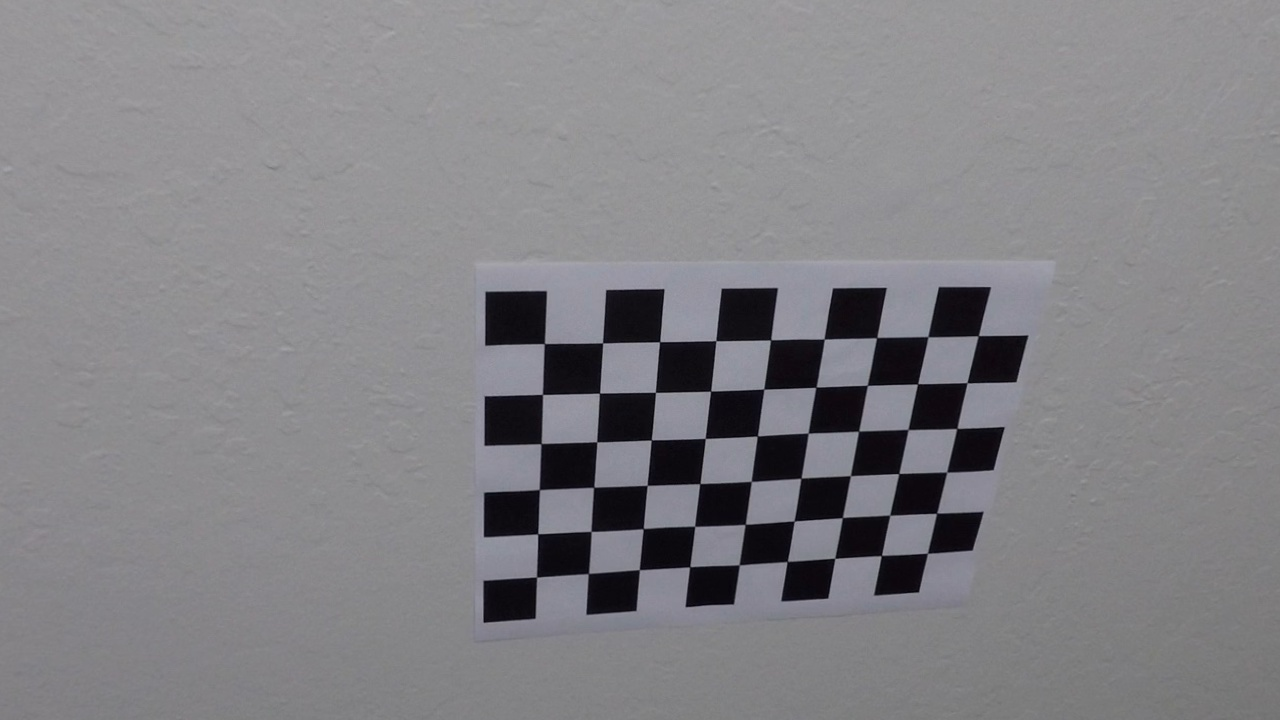
#> input picture output_images/camera_cal/calibration10.jpg, 1280 x 720 px, given in place of test5.jpg, which was not available
$ jupyter execute --allow-errors Image_Analysis.ipynb   (shell and % lines are left out)   (older library calls are emulated)
#> lines starting #> are read from the running program, lines starting #| are printed output that depends on the picture; pictures that were not available may be replaced by others from this repository, and a replacement may not be noted
### src/advanced_lane_finding.py
import glob
import os
import pickle

import cv2
import numpy as np

# we store camera calibration parameters in the following file
CAMERA_CALIBRATION_COEFFICIENTS_FILE = '../camera_cal/calibrated_data.p'


class CameraCalibrator:
    def __init__(self, calibration_images, no_corners_x_dir, no_corners_y_dir,
                 use_existing_camera_coefficients=True):
        """

        This class encapsulates camera calibration process. When creating an instance of
        CameraCalibrator class, if use_existing_camera_coefficients is False,  __calibrate()
        method is called and save camera calibration coefficients.

        :param calibration_images:
            The list of image used for camera calibration

        :param no_corners_x_dir:
            The number of horizontal corners in calibration images

        :param no_corners_y_dir:
            The number of vertical corners in calibration images

        """
        self.calibration_images = calibration_images
        self.no_corners_x_dir = no_corners_x_dir
        self.no_corners_y_dir = no_corners_y_dir
        self.object_points = []
        self.image_points = []

        if not use_existing_camera_coefficients:
            self._calibrate()

    # [26 lines left out: function _calibrate, not called in this run]

    def undistort(self, image):
        """

        :param image:
        :return:
        """

        if not os.path.exists(CAMERA_CALIBRATION_COEFFICIENTS_FILE):
            raise Exception('Camera calibration data file does not exist at ' +
                            CAMERA_CALIBRATION_COEFFICIENTS_FILE)

        with open(CAMERA_CALIBRATION_COEFFICIENTS_FILE, 'rb') as f:
            calibrated_data = pickle.load(file=f)

        # image = cv2.imread(image)
        return cv2.undistort(image, calibrated_data['mtx'], calibrated_data['dist'],
                             None, calibrated_data['mtx'])


class PerspectiveTransformer:
    def __init__(self, src_points, dest_points):
        """

        :param src_points:
        :param dest_points:
        """
        self.src_points = src_points
        self.dest_points = dest_points

        self.M = cv2.getPerspectiveTransform(self.src_points, self.dest_points)
        self.M_inverse = cv2.getPerspectiveTransform(self.dest_points, self.src_points)

    def transform(self, image):
        """

        :param image:
        :return:
        """
        size = (image.shape[1], image.shape[0])
        return cv2.warpPerspective(image, self.M, size, flags=cv2.INTER_LINEAR)

    # [97 lines left out: functions inverse_transform, binary_noise_reduction, binarize, not called in this run]


# Define a class to receive the characteristics of each line detection
class Line():
    # [321 lines left out: functions __init__, _build_perspective_transformer, _build_camera_calibrator, naive_lane_extractor, smart_lane_extractor, calculate_road_info and 3 more, not called in this run]


# [9 lines that do not run on import are left out]

### src/Image_Analysis.ipynb
[cell 1]
import matplotlib.pyplot as plt
import matplotlib.image as mpimg
import matplotlib.gridspec as gridspec
import numpy as np
import cv2
import glob
import os

import advanced_lane_finding

[cell 2]
# Camera calibration
calibration_images = glob.glob('../camera_cal/calibration*.jpg')
calibrator = advanced_lane_finding.CameraCalibrator(calibration_images,
                                                   9, 6,
                                                   use_existing_camera_coefficients = True)

# Take example distorted image and undistort it using saved camera coefficients
distorted_image = '../camera_cal/calibration1.jpg'
#> (the rest of this cell did not finish here and is left out)

[cell 3]
# Distortion correction looks OK,
# now I’m going to save all undistorted images to
# ./output_images/undistorted folder

UNDISTORTED_DEST_LOCATION = '../output_images/camera_cal/'

calibration_images = glob.glob('../camera_cal/calibration*.jpg')

#> (the rest of this cell did not finish here and is left out)

[cell 4]
# Next, we are going to apply distortion correction to testing images

sample_image = '../test_images/straight_lines1.jpg'
#> (the rest of this cell did not finish here and is left out)


plt.figure(figsize=(10, 5))

plt.subplot(1, 2, 1)
plt.imshow(plt.imread(sample_image))
plt.title('Distorted Image')
plt.axis('off')

plt.subplot(1, 2, 2)
plt.imshow(cv2.cvtColor(straight, cv2.COLOR_BGR2RGB))
plt.title('Undistorted Image')
plt.axis('off')

plt.show()

[cell 5]
# Next we are going to save distrotion corrected images to
# ./output_images/test_images_ undistorted folder

UNDIST_IMAGES_LOCATION = '../output_images/undistorted_test_images/'
TEST_IMAGES_LOCATION = '../test_images/'
images_loc = os.listdir(TEST_IMAGES_LOCATION)

#> (the rest of this cell did not finish here and is left out)

[cell 6]
# Now we are ready to do color thresholding and masking
# in order to find out binary images with lane lines.
saved_undistorted_img = mpimg.imread('../output_images/undistorted_test_images/test5.jpg')
#> saved_undistorted_img is the input picture: shape (720, 1280, 3); mean R, G, B 130.5, 129.6, 133.4
#> (the rest of this cell did not finish here and is left out)

[cell 7]
# Next we are going to save all binary threshold image to
# ./output_images/test_images_binary folder

OUTPUT_DIR = '../output_images/test_images_binary/'
INPUT_DIR = '../output_images/undistorted_test_images/'

#> (the rest of this cell did not finish here and is left out)

[cell 8]
image = mpimg.imread('../output_images/undistorted_test_images/straight_lines2.jpg')
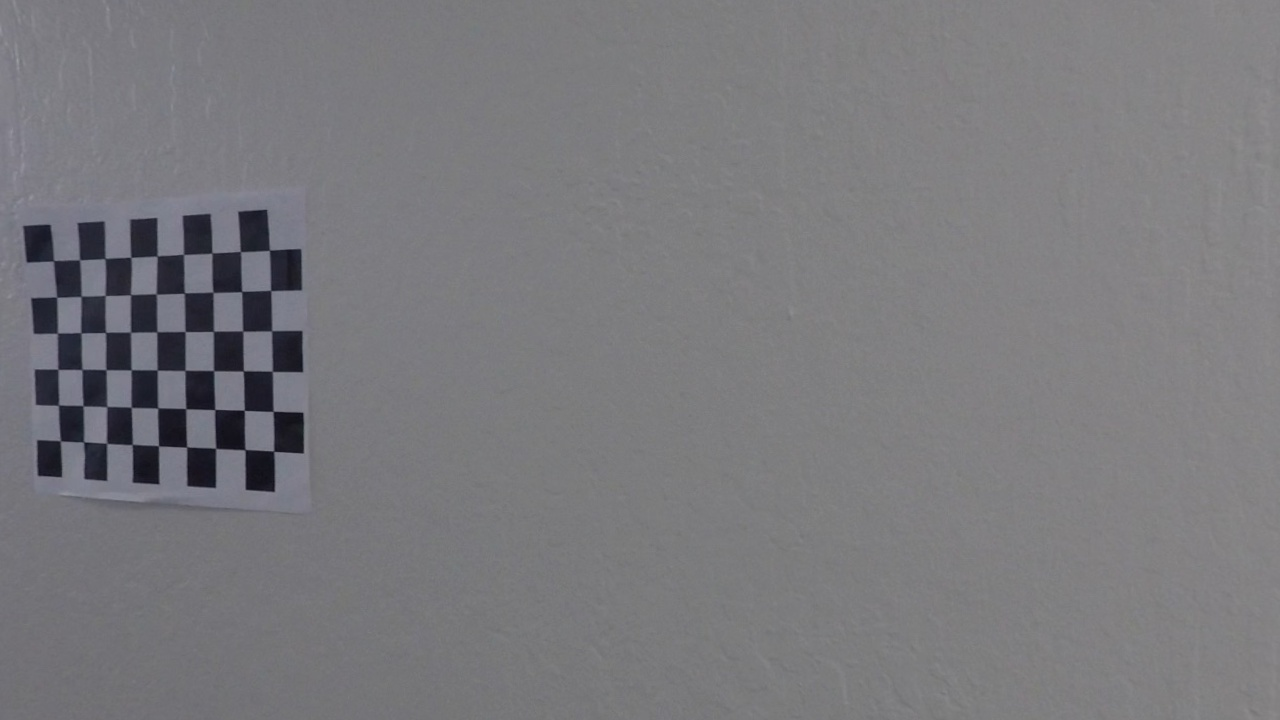
#> input picture output_images/camera_cal/calibration11.jpg, 1280 x 720 px, given in place of straight_lines2.jpg, which was not available
#> image is the input picture: shape (720, 1280, 3); mean R, G, B 121.6, 121.1, 124.7

corners = np.float32([[253, 697],[598,448],[686, 448],[1061,690]])
new_top_left = np.array([corners[0, 0], 0])
new_top_right = np.array([corners[3, 0], 0])
offset = [50, 0]

img_size = (image.shape[1], image.shape[0])
#> img_size = (1280, 720)
src = np.float32([corners[0], corners[1], corners[2], corners[3]])
dst = np.float32([corners[0] + offset, new_top_left + offset, new_top_right - offset, corners[3] - offset])

perspective = advanced_lane_finding.PerspectiveTransformer(src, dst)


cv2.line(image, (253, 697), (598,448), color=[255,0,0], thickness=1)
cv2.line(image, (598,448), (686, 448), color=[255,0,0], thickness=1)
cv2.line(image, (686, 448), (1061,690), color=[255,0,0], thickness=1)
cv2.line(image, (1061,690), (253, 697), color=[255,0,0], thickness=1)

warped_img = perspective.transform(image)
#> in transform, `return cv2.warpPerspective(image, self.M, size, flags=cv2.INTER_LINEAR)`:
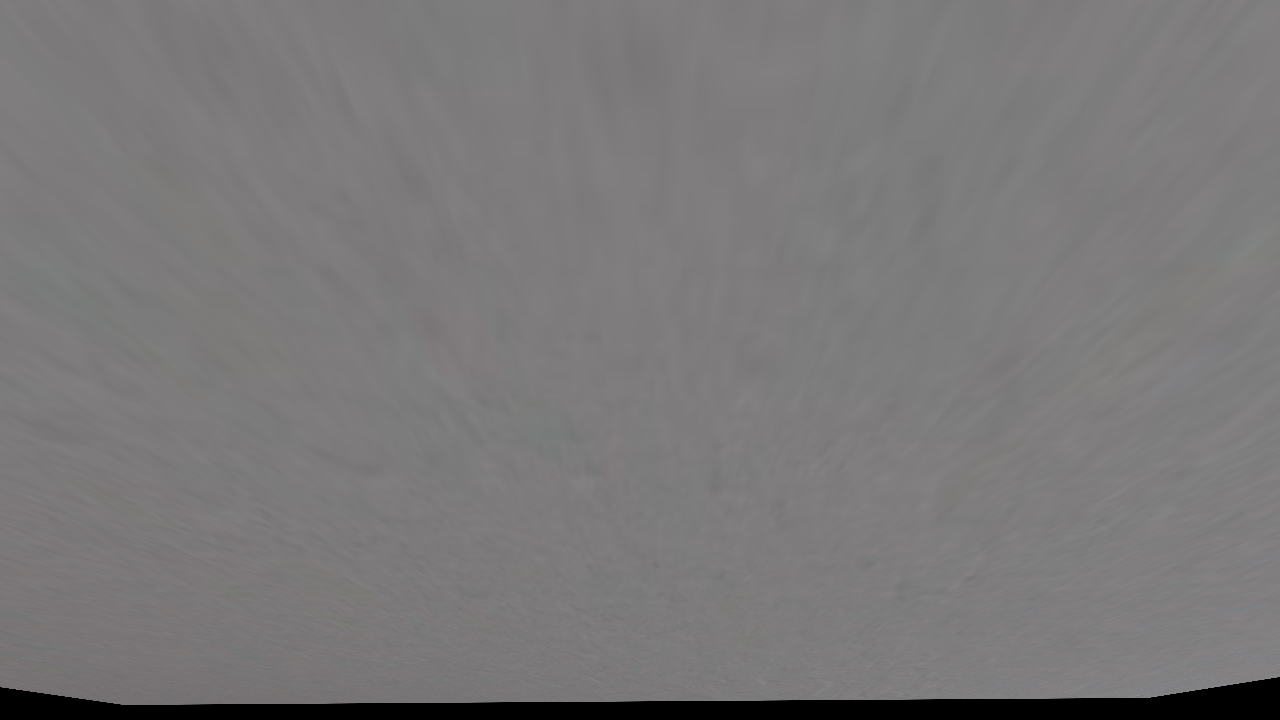
#> returned value: shape (720, 1280, 3); mean of channels 0, 1, 2 119.8, 119.8, 121.3; drawn as B, G, R

plt.figure(figsize=(12, 6))
plt.subplot(1, 2, 1)
plt.axis('off')
plt.imshow(image)


plt.subplot(1, 2, 2)
plt.axis('off')
plt.imshow(warped_img)

plt.show()
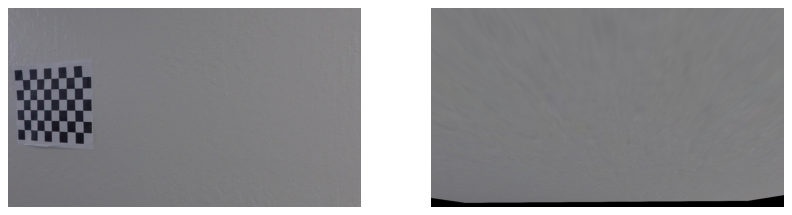
#> figure drawn by matplotlib, 2 panels

[cell 9]
#undistorted = mpimg.imread('../output_images/undistorted_test_images/test5.jpg')

index = 0
plt.figure(figsize=(8, 18))
gs = gridspec.GridSpec(8, 2)
gs.update(wspace=0.05, hspace=0.05)

#> (the rest of this cell did not finish here and is left out)

#> in transform (call 2), `return cv2.warpPerspective(image, self.M, size, flags=cv2.INTER_LINEAR)`:
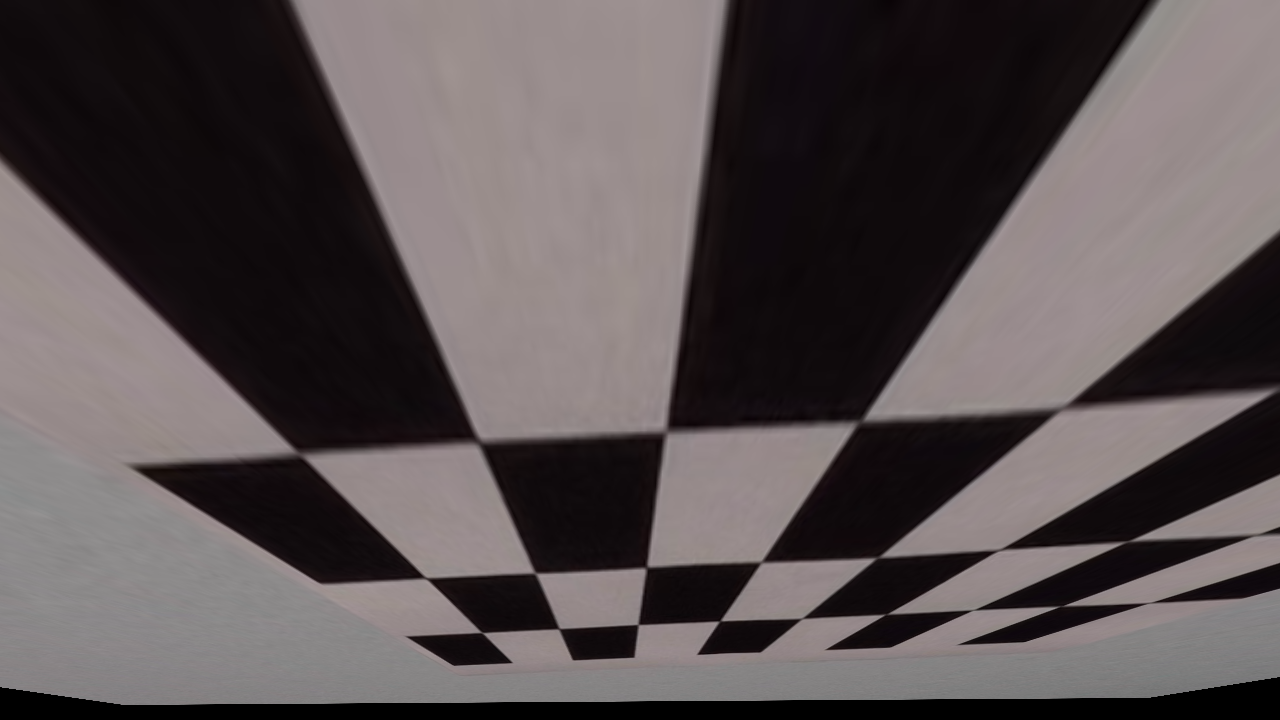
#> returned value: shape (720, 1280, 3); mean of channels 0, 1, 2 81.3, 80.2, 88; drawn as B, G, R
